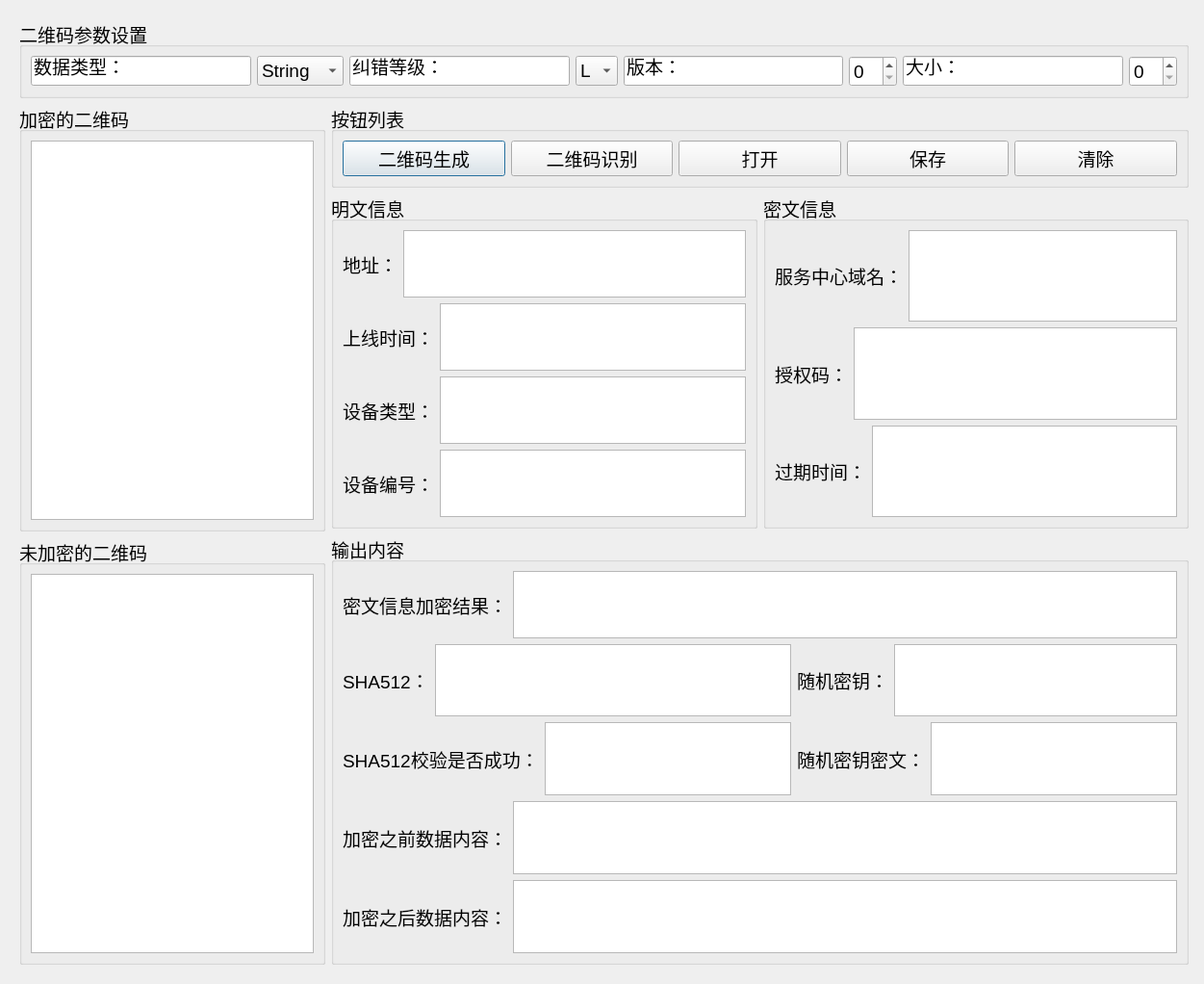
<?xml version="1.0" encoding="UTF-8"?>
<ui version="4.0">
 <class>Dialog</class>
 <widget class="QDialog" name="Dialog">
  <property name="geometry">
   <rect>
    <x>0</x>
    <y>0</y>
    <width>1251</width>
    <height>1022</height>
   </rect>
  </property>
  <property name="minimumSize">
   <size>
    <width>1251</width>
    <height>882</height>
   </size>
  </property>
  <property name="font">
   <font>
    <pointsize>14</pointsize>
   </font>
  </property>
  <property name="windowTitle">
   <string>Dialog</string>
  </property>
  <layout class="QGridLayout" name="gridLayout_3">
   <item row="0" column="0">
    <widget class="QFrame" name="data_layout">
     <property name="minimumSize">
      <size>
       <width>1233</width>
       <height>864</height>
      </size>
     </property>
     <layout class="QVBoxLayout" name="total_layout">
      <item>
       <layout class="QHBoxLayout" name="combine_setting_desc_layout">
        <item>
         <widget class="QGroupBox" name="qrcodeSetting">
          <property name="title">
           <string>二维码参数设置</string>
          </property>
          <layout class="QHBoxLayout" name="horizontalLayout">
           <item>
            <widget class="QLineEdit" name="dataTypeName">
             <property name="text">
              <string>数据类型：</string>
             </property>
            </widget>
           </item>
           <item>
            <widget class="QComboBox" name="dataTypeComboxInput">
             <item>
              <property name="text">
               <string>String</string>
              </property>
             </item>
             <item>
              <property name="text">
               <string>Byte</string>
              </property>
             </item>
             <item>
              <property name="text">
               <string>Integer</string>
              </property>
             </item>
             <item>
              <property name="text">
               <string>Double</string>
              </property>
             </item>
             <item>
              <property name="text">
               <string>Array</string>
              </property>
             </item>
            </widget>
           </item>
           <item>
            <widget class="QLineEdit" name="errorLevelName">
             <property name="text">
              <string>纠错等级：</string>
             </property>
            </widget>
           </item>
           <item>
            <widget class="QComboBox" name="errorLevelComboBoxInput">
             <item>
              <property name="text">
               <string>L</string>
              </property>
             </item>
             <item>
              <property name="text">
               <string>M</string>
              </property>
             </item>
             <item>
              <property name="text">
               <string>Q</string>
              </property>
             </item>
             <item>
              <property name="text">
               <string>H</string>
              </property>
             </item>
            </widget>
           </item>
           <item>
            <widget class="QLineEdit" name="versionName">
             <property name="text">
              <string>版本：</string>
             </property>
            </widget>
           </item>
           <item>
            <widget class="QSpinBox" name="versionInput"/>
           </item>
           <item>
            <widget class="QLineEdit" name="sizeName">
             <property name="text">
              <string>大小：</string>
             </property>
            </widget>
           </item>
           <item>
            <widget class="QSpinBox" name="sizeInput"/>
           </item>
          </layout>
         </widget>
        </item>
       </layout>
      </item>
      <item>
       <layout class="QHBoxLayout" name="main_info_layout">
        <item>
         <layout class="QVBoxLayout" name="qrcode_layout">
          <item>
           <widget class="QGroupBox" name="encodeGroup">
            <property name="title">
             <string>加密的二维码</string>
            </property>
            <layout class="QGridLayout" name="gridLayout_2">
             <item row="0" column="0">
              <widget class="QGraphicsView" name="encrypt_pic"/>
             </item>
            </layout>
           </widget>
          </item>
          <item>
           <widget class="QGroupBox" name="unEncodeGroup">
            <property name="title">
             <string>未加密的二维码</string>
            </property>
            <layout class="QGridLayout" name="gridLayout">
             <item row="0" column="0">
              <widget class="QGraphicsView" name="unEncrypt_pic"/>
             </item>
            </layout>
           </widget>
          </item>
         </layout>
        </item>
        <item>
         <layout class="QVBoxLayout" name="right_layout">
          <item>
           <layout class="QVBoxLayout" name="button_layout">
            <item>
             <widget class="QGroupBox" name="button_list_group">
              <property name="title">
               <string>按钮列表</string>
              </property>
              <layout class="QHBoxLayout" name="horizontalLayout_2">
               <item>
                <widget class="QPushButton" name="qrcodeGenButton">
                 <property name="text">
                  <string>二维码生成</string>
                 </property>
                 <property name="checkable">
                  <bool>true</bool>
                 </property>
                </widget>
               </item>
               <item>
                <widget class="QPushButton" name="qrcodeRecogButton">
                 <property name="text">
                  <string>二维码识别</string>
                 </property>
                 <property name="checkable">
                  <bool>true</bool>
                 </property>
                </widget>
               </item>
               <item>
                <widget class="QPushButton" name="openButton">
                 <property name="text">
                  <string>打开</string>
                 </property>
                 <property name="checkable">
                  <bool>true</bool>
                 </property>
                </widget>
               </item>
               <item>
                <widget class="QPushButton" name="saveButton">
                 <property name="text">
                  <string>保存</string>
                 </property>
                 <property name="checkable">
                  <bool>true</bool>
                 </property>
                </widget>
               </item>
               <item>
                <widget class="QPushButton" name="clearButton">
                 <property name="text">
                  <string>清除</string>
                 </property>
                 <property name="checkable">
                  <bool>true</bool>
                 </property>
                </widget>
               </item>
              </layout>
             </widget>
            </item>
           </layout>
          </item>
          <item>
           <layout class="QHBoxLayout" name="total_base_info_layout">
            <item>
             <widget class="QGroupBox" name="plaintextGroup">
              <property name="title">
               <string>明文信息</string>
              </property>
              <layout class="QGridLayout" name="gridLayout_4">
               <item row="0" column="0">
                <layout class="QVBoxLayout" name="base_info_layout">
                 <item>
                  <layout class="QHBoxLayout" name="base_inner_layout_first">
                   <item>
                    <widget class="QLabel" name="addressName">
                     <property name="text">
                      <string>地址：</string>
                     </property>
                    </widget>
                   </item>
                   <item>
                    <widget class="QPlainTextEdit" name="addressInput"/>
                   </item>
                  </layout>
                 </item>
                 <item>
                  <layout class="QHBoxLayout" name="base_inner_layout_thrird">
                   <item>
                    <widget class="QLabel" name="onlineTimeName">
                     <property name="text">
                      <string>上线时间：</string>
                     </property>
                    </widget>
                   </item>
                   <item>
                    <widget class="QPlainTextEdit" name="onlineTimeInput"/>
                   </item>
                  </layout>
                 </item>
                 <item>
                  <layout class="QHBoxLayout" name="base_inner_layout_second">
                   <item>
                    <widget class="QLabel" name="deviceTypeName">
                     <property name="text">
                      <string>设备类型：</string>
                     </property>
                    </widget>
                   </item>
                   <item>
                    <widget class="QPlainTextEdit" name="deviceTypeInput"/>
                   </item>
                  </layout>
                 </item>
                 <item>
                  <layout class="QHBoxLayout" name="base_inner_layout_fourth">
                   <item>
                    <widget class="QLabel" name="chargeNumberName">
                     <property name="text">
                      <string>设备编号：</string>
                     </property>
                    </widget>
                   </item>
                   <item>
                    <widget class="QPlainTextEdit" name="deviceNameInput"/>
                   </item>
                  </layout>
                 </item>
                </layout>
               </item>
              </layout>
             </widget>
            </item>
            <item>
             <widget class="QGroupBox" name="cipherGroup">
              <property name="title">
               <string>密文信息</string>
              </property>
              <layout class="QGridLayout" name="gridLayout_5">
               <item row="0" column="0">
                <layout class="QHBoxLayout" name="ciper_base_info_first">
                 <item>
                  <widget class="QLabel" name="seveiceDomainName">
                   <property name="text">
                    <string>服务中心域名：</string>
                   </property>
                  </widget>
                 </item>
                 <item>
                  <widget class="QPlainTextEdit" name="seveiceDomainInput"/>
                 </item>
                </layout>
               </item>
               <item row="1" column="0">
                <layout class="QHBoxLayout" name="ciper_base_info_second">
                 <item>
                  <widget class="QLabel" name="tokenName">
                   <property name="text">
                    <string>授权码：</string>
                   </property>
                  </widget>
                 </item>
                 <item>
                  <widget class="QPlainTextEdit" name="tokenInput"/>
                 </item>
                </layout>
               </item>
               <item row="2" column="0">
                <layout class="QHBoxLayout" name="ciper_base_info_third">
                 <item>
                  <widget class="QLabel" name="expireTimeName">
                   <property name="text">
                    <string>过期时间：</string>
                   </property>
                  </widget>
                 </item>
                 <item>
                  <widget class="QPlainTextEdit" name="expireTimeInput"/>
                 </item>
                </layout>
               </item>
              </layout>
             </widget>
            </item>
           </layout>
          </item>
          <item>
           <widget class="QGroupBox" name="outputContentGoup">
            <property name="title">
             <string>输出内容</string>
            </property>
            <layout class="QVBoxLayout" name="verticalLayout_12">
             <item>
              <layout class="QHBoxLayout" name="ciper_info_layout">
               <item>
                <widget class="QLabel" name="ciperContentResultName">
                 <property name="text">
                  <string>密文信息加密结果：</string>
                 </property>
                </widget>
               </item>
               <item>
                <widget class="QPlainTextEdit" name="ciperContentResultOutput"/>
               </item>
              </layout>
             </item>
             <item>
              <layout class="QHBoxLayout" name="combine_key_sha512_layout">
               <item>
                <layout class="QVBoxLayout" name="sha512_layout">
                 <item>
                  <layout class="QHBoxLayout" name="output_sha512_layout">
                   <item>
                    <widget class="QLabel" name="sha512Name">
                     <property name="text">
                      <string>SHA512：</string>
                     </property>
                    </widget>
                   </item>
                   <item>
                    <widget class="QPlainTextEdit" name="sha512NameOutput"/>
                   </item>
                  </layout>
                 </item>
                 <item>
                  <layout class="QHBoxLayout" name="output_sha512_isok_layout">
                   <item>
                    <widget class="QLabel" name="sha512OKName">
                     <property name="lineWidth">
                      <number>1</number>
                     </property>
                     <property name="text">
                      <string>SHA512校验是否成功：</string>
                     </property>
                    </widget>
                   </item>
                   <item>
                    <widget class="QPlainTextEdit" name="sha512OKOutput"/>
                   </item>
                  </layout>
                 </item>
                </layout>
               </item>
               <item>
                <layout class="QVBoxLayout" name="secret_key_layout">
                 <item>
                  <layout class="QHBoxLayout" name="output_key_layout">
                   <item>
                    <widget class="QLabel" name="randomKeyName">
                     <property name="text">
                      <string>随机密钥：</string>
                     </property>
                    </widget>
                   </item>
                   <item>
                    <widget class="QPlainTextEdit" name="randomKeyOutput"/>
                   </item>
                  </layout>
                 </item>
                 <item>
                  <layout class="QHBoxLayout" name="output_ciper_key_layout">
                   <item>
                    <widget class="QLabel" name="randomKeyCiperName">
                     <property name="text">
                      <string>随机密钥密文：</string>
                     </property>
                    </widget>
                   </item>
                   <item>
                    <widget class="QPlainTextEdit" name="randomKeyCiperOutput"/>
                   </item>
                  </layout>
                 </item>
                </layout>
               </item>
              </layout>
             </item>
             <item>
              <layout class="QVBoxLayout" name="all_data_layout">
               <item>
                <layout class="QHBoxLayout" name="output_ciper_before_layout">
                 <item>
                  <widget class="QLabel" name="ciperBeforeName">
                   <property name="text">
                    <string>加密之前数据内容：</string>
                   </property>
                  </widget>
                 </item>
                 <item>
                  <widget class="QPlainTextEdit" name="ciperBeforeOutput"/>
                 </item>
                </layout>
               </item>
               <item>
                <layout class="QHBoxLayout" name="output_ciper_after_layout">
                 <item>
                  <widget class="QLabel" name="ciperAfterName">
                   <property name="text">
                    <string>加密之后数据内容：</string>
                   </property>
                  </widget>
                 </item>
                 <item>
                  <widget class="QPlainTextEdit" name="ciperAfterOutput"/>
                 </item>
                </layout>
               </item>
              </layout>
             </item>
            </layout>
           </widget>
          </item>
         </layout>
        </item>
       </layout>
      </item>
     </layout>
    </widget>
   </item>
  </layout>
 </widget>
 <resources/>
 <connections/>
</ui>
